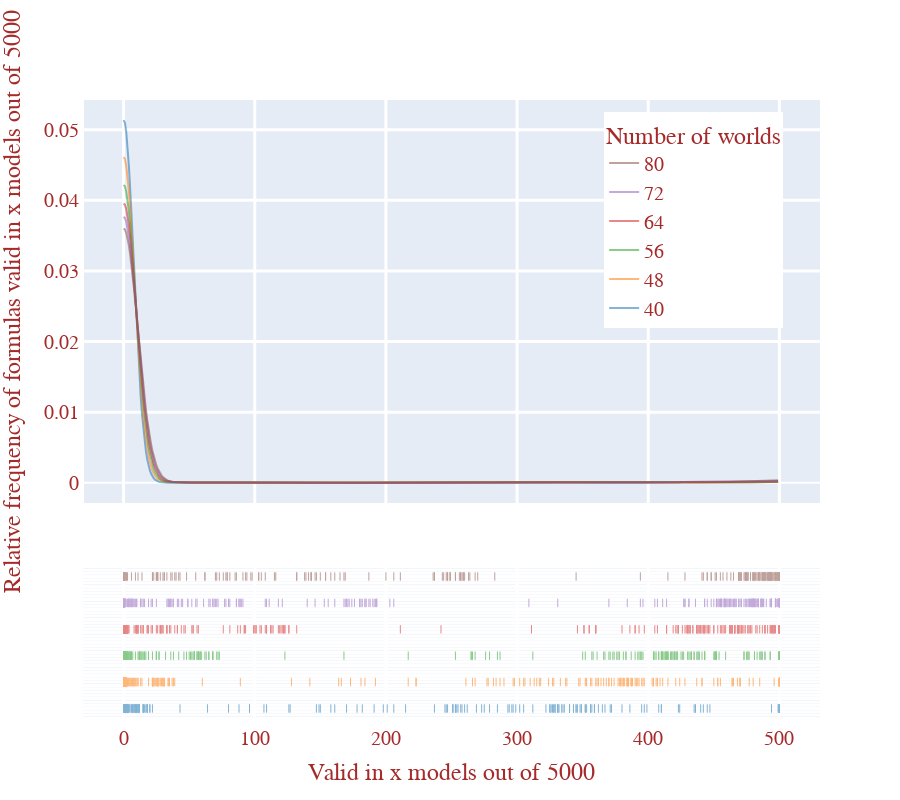

The notebook cell saved with this chart:
### Code cell
fig=go.Figure()

fig = ff.create_distplot(dist_data,grop_labels,show_hist=False)

fig.update_traces(opacity=0.55)
fig.update_layout(legend=dict(title="Number of worlds", yanchor="top",y=0.98,xanchor="right",x=0.95),
                  autosize=True, xaxis_title='Valid in x frames out of 500', yaxis_title='Relative frequency of formulas valid in x frames out of 500',
                  font=dict(size=20, family='Times New Romans', color='brown'),
                  width=900, height=800
                 )

fig.update_xaxes(showline=True, linewidth=1, linecolor='white', gridwidth=3, gridcolor='white', mirror=True)
fig.update_yaxes(showline=True, linewidth=1, linecolor='white', gridwidth=3, gridcolor='white', mirror=True)

fig.show()
plotly.io.write_image(fig, f"{language}{mode}graph.png")

### Figure 1 — Plotly figure (JSON) as saved in the notebook; plotly's stock layout.template omitted (floating-point values rounded to 4 significant figures; data arrays with more than 128 entries replaced by an {"elided": "..."} marker saying what was removed)
{"data": [{"legendgroup": "40", "marker": {"color": "rgb(31, 119, 180)"}, "mode": "lines", "name": "40", "opacity": 0.55, "showlegend": true, "type": "scatter", "x": {"elided": "500 int values"}, "xaxis": "x", "y": {"elided": "500 float values"}, "yaxis": "y"}, {"legendgroup": "48", "marker": {"color": "rgb(255, 127, 14)"}, "mode": "lines", "name": "48", "opacity": 0.55, "showlegend": true, "type": "scatter", "x": {"elided": "500 int values"}, "xaxis": "x", "y": {"elided": "500 float values"}, "yaxis": "y"}, {"legendgroup": "56", "marker": {"color": "rgb(44, 160, 44)"}, "mode": "lines", "name": "56", "opacity": 0.55, "showlegend": true, "type": "scatter", "x": {"elided": "500 int values"}, "xaxis": "x", "y": {"elided": "500 float values"}, "yaxis": "y"}, {"legendgroup": "64", "marker": {"color": "rgb(214, 39, 40)"}, "mode": "lines", "name": "64", "opacity": 0.55, "showlegend": true, "type": "scatter", "x": {"elided": "500 int values"}, "xaxis": "x", "y": {"elided": "500 float values"}, "yaxis": "y"}, {"legendgroup": "72", "marker": {"color": "rgb(148, 103, 189)"}, "mode": "lines", "name": "72", "opacity": 0.55, "showlegend": true, "type": "scatter", "x": {"elided": "500 int values"}, "xaxis": "x", "y": {"elided": "500 float values"}, "yaxis": "y"}, {"legendgroup": "80", "marker": {"color": "rgb(140, 86, 75)"}, "mode": "lines", "name": "80", "opacity": 0.55, "showlegend": true, "type": "scatter", "x": {"elided": "500 int values"}, "xaxis": "x", "y": {"elided": "500 float values"}, "yaxis": "y"}, {"legendgroup": "40", "marker": {"color": "rgb(31, 119, 180)", "symbol": "line-ns-open"}, "mode": "markers", "name": "40", "opacity": 0.55, "showlegend": false, "type": "scatter", "x": {"elided": "8049 int values"}, "xaxis": "x", "y": {"elided": "8049 int values"}, "yaxis": "y2"}, {"legendgroup": "48", "marker": {"color": "rgb(255, 127, 14)", "symbol": "line-ns-open"}, "mode": "markers", "name": "48", "opacity": 0.55, "showlegend": false, "type": "scatter", "x": {"elided": "8049 int values"}, "xaxis": "x", "y": {"elided": "8049 int values"}, "yaxis": "y2"}, {"legendgroup": "56", "marker": {"color": "rgb(44, 160, 44)", "symbol": "line-ns-open"}, "mode": "markers", "name": "56", "opacity": 0.55, "showlegend": false, "type": "scatter", "x": {"elided": "8049 int values"}, "xaxis": "x", "y": {"elided": "8049 int values"}, "yaxis": "y2"}, {"legendgroup": "64", "marker": {"color": "rgb(214, 39, 40)", "symbol": "line-ns-open"}, "mode": "markers", "name": "64", "opacity": 0.55, "showlegend": false, "type": "scatter", "x": {"elided": "8049 int values"}, "xaxis": "x", "y": {"elided": "8049 int values"}, "yaxis": "y2"}, {"legendgroup": "72", "marker": {"color": "rgb(148, 103, 189)", "symbol": "line-ns-open"}, "mode": "markers", "name": "72", "opacity": 0.55, "showlegend": false, "type": "scatter", "x": {"elided": "8049 int values"}, "xaxis": "x", "y": {"elided": "8049 int values"}, "yaxis": "y2"}, {"legendgroup": "80", "marker": {"color": "rgb(140, 86, 75)", "symbol": "line-ns-open"}, "mode": "markers", "name": "80", "opacity": 0.55, "showlegend": false, "type": "scatter", "x": {"elided": "8049 int values"}, "xaxis": "x", "y": {"elided": "8049 int values"}, "yaxis": "y2"}], "layout": {"autosize": true, "barmode": "overlay", "font": {"color": "brown", "family": "Times New Romans", "size": 20}, "height": 800, "hovermode": "closest", "legend": {"title": {"text": "Number of worlds"}, "traceorder": "reversed", "x": 0.95, "xanchor": "right", "y": 0.98, "yanchor": "top"}, "width": 900, "xaxis": {"anchor": "y2", "domain": [0, 1], "gridcolor": "white", "gridwidth": 3, "linecolor": "white", "linewidth": 1, "mirror": true, "showline": true, "title": {"text": "Valid in x models out of 5000"}, "zeroline": false}, "yaxis": {"anchor": "free", "domain": [0.35, 1], "gridcolor": "white", "gridwidth": 3, "linecolor": "white", "linewidth": 1, "mirror": true, "position": 0, "showline": true, "title": {"text": "Relative frequency of formulas valid in x models out of 5000"}}, "yaxis2": {"anchor": "x", "domain": [0, 0.25], "dtick": 1, "gridcolor": "white", "gridwidth": 3, "linecolor": "white", "linewidth": 1, "mirror": true, "showline": true, "showticklabels": false}}}
